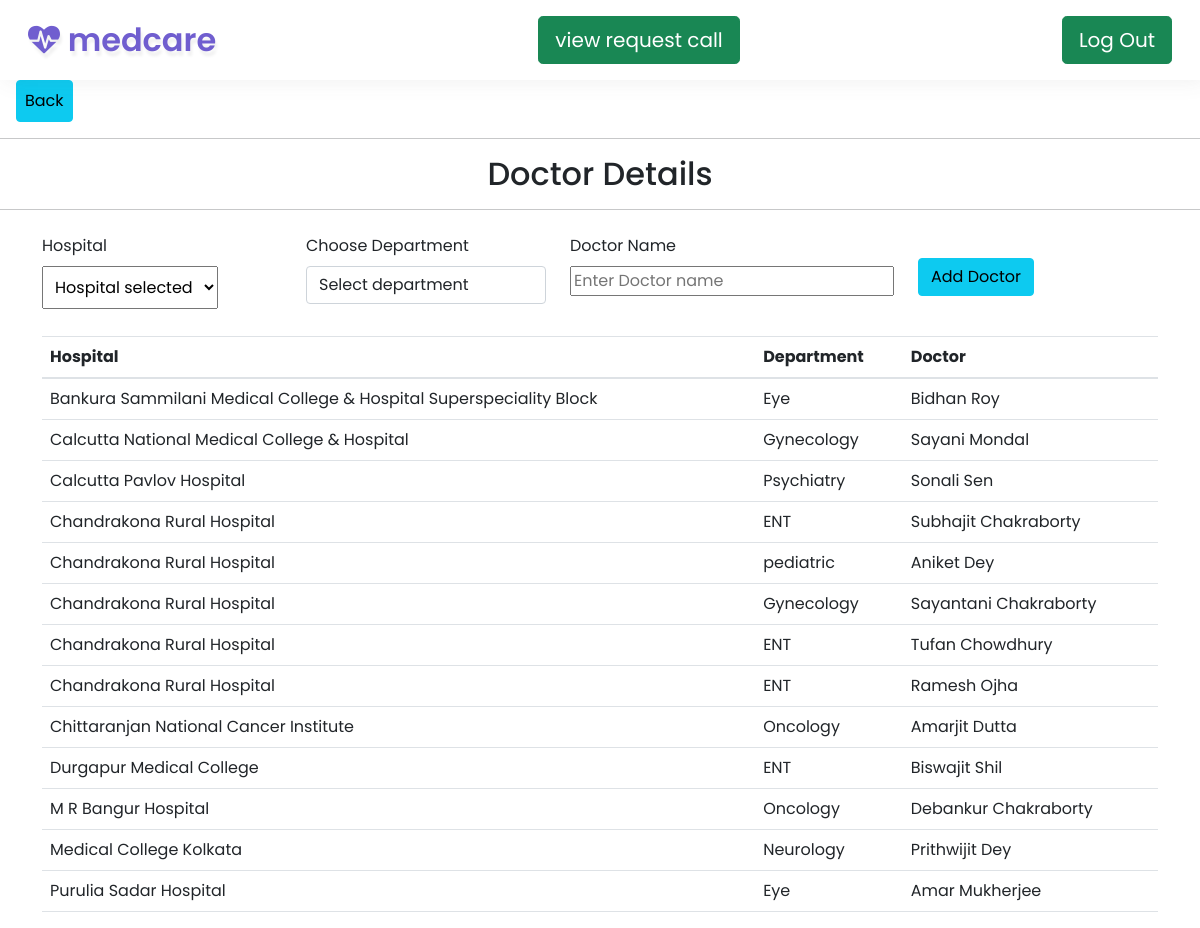
The app's page /doctor_details.php with its own data.
### tables this page shows
CREATE TABLE `hospital_dep_doctor` (
  `id` int(11) NOT NULL,
  `h_name` varchar(255) NOT NULL,
  `dep_name` varchar(255) NOT NULL,
  `doctor_name` varchar(255) NOT NULL
);

### doctor_details.php (the view, shortened to what this page needs)
<?php include 'includes/header1.php'; ?>
<!DOCTYPE html>
<html lang="en">
<head>
    <link rel="stylesheet" href="./css/bootstrap.min.css">
    <link rel="stylesheet" href="./css/font-awasome.css">
    <link rel="stylesheet" href="./css/style.css">
</head>
<body>
<a href="admin_dashboard.php" class="btn btn-info p-2 ml-3">Back </a>
<hr>
<div class="text-center">
    <h2>Doctor Details</h2>
</div>
<hr>
<div class="container  mt-4">
<form action="" method="post">
<div class="row d-flex flex-content-between mt-4">
<div class="col-sm form-group">
<label>Hospital</label><br>
<select name="hospital" id="hospital" class="p-2" required="TRUE">
    <option value="" selected >Hospital selected</option>
</select>
</div>
<div class="col-sm form-group">
<div class="form-group"><label for="catagory"> Choose Department</label>
                        <select name="department" id="catagory" class="form-control" required="TRUE">
                            <option selected disabled>Select department </option>
                    </select>
                    </div>
</div>
<div class="col-sm form-group">
<label>Doctor Name</label>
<br>
<input type="text" name="doctor"  id="doctor" placeholder="Enter Doctor name" required>
</div>
<div class="col-sm form-group">
    <br>
<input class="btn btn-info form-group text-bold" type="submit" name="add_doctor" value="Add Doctor">
</div>
</div>
</form>
</div>
<div class="container">
<table class="table">
<thead>
<tr>
<th>Hospital</th>
<th>Department</th>
<th>Doctor</th>
</tr>
</thead>
<tbody>
<?php
$conn = mysqli_connect("localhost","root","","project") or die("connection failed");
$sql =  "SELECT * FROM `hospital_dep_doctor` ORDER BY h_name ASC";
$query = mysqli_query($conn,$sql) or die("Query unsuccessful");
while($row = mysqli_fetch_assoc($query)){
    $hospital = $row['h_name'];
    $dep =$row['dep_name'];
    $doctor =$row['doctor_name'];
    ?>
    <tr>
    <td><?php echo $hospital ?></td>
    <td><?php echo $dep ?></td>
    <td><?php echo $doctor ?></td>
</tr>
<?php
}
?>
</tbody>
</table>
</div>
</body>
</html>

### css/style.css (style rules this page uses)
body { padding: 0; margin: 0; background: #FFF; font-family: 'Poppins', sans-serif; }
body button, .btn, body a { transition: 0.5s all; -webkit-transition: 0.5s all; -moz-transition: 0.5s all; -o-transition: 0.5s all; -ms-transition: 0.5s all; }
html { scroll-behavior: smooth; }
h1, h2, h3, h4, h5, h6 { margin: 0; padding: 0; }

### records on screen
hospital_dep_doctor: h_name "Bankura Sammilani Medical College & Hospital Superspeciality Block", dep_name "Eye", doctor_name "Bidhan Roy"
hospital_dep_doctor: h_name "Calcutta National Medical College & Hospital", dep_name "Gynecology", doctor_name "Sayani Mondal"
hospital_dep_doctor: h_name "Calcutta Pavlov Hospital", dep_name "Psychiatry", doctor_name "Sonali Sen"
hospital_dep_doctor: h_name "Chandrakona Rural Hospital", dep_name "ENT", doctor_name "Subhajit Chakraborty"
hospital_dep_doctor: h_name "Chandrakona Rural Hospital", dep_name "pediatric", doctor_name "Aniket Dey"
hospital_dep_doctor: h_name "Chandrakona Rural Hospital", dep_name "Gynecology", doctor_name "Sayantani Chakraborty"
hospital_dep_doctor: h_name "Chandrakona Rural Hospital", dep_name "ENT", doctor_name "Tufan Chowdhury"
hospital_dep_doctor: h_name "Chandrakona Rural Hospital", dep_name "ENT", doctor_name "Ramesh Ojha"
hospital_dep_doctor: h_name "Chittaranjan National Cancer Institute", dep_name "Oncology", doctor_name "Amarjit Dutta"
hospital_dep_doctor: h_name "Durgapur Medical College", dep_name "ENT", doctor_name "Biswajit Shil"
hospital_dep_doctor: h_name "M R Bangur Hospital", dep_name "Oncology", doctor_name "Debankur Chakraborty"
hospital_dep_doctor: h_name "Medical College Kolkata", dep_name "Neurology", doctor_name "Prithwijit Dey"
hospital_dep_doctor: h_name "Purulia Sadar Hospital", dep_name "Eye", doctor_name "Amar Mukherjee"
